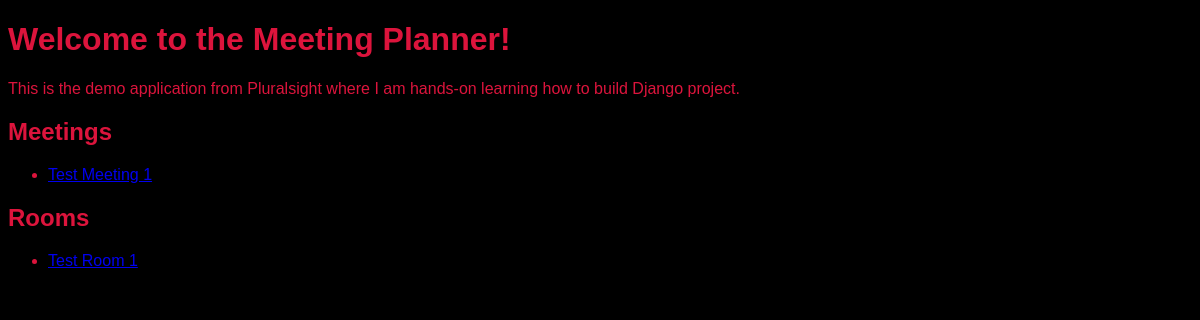
The app's page /, older data.
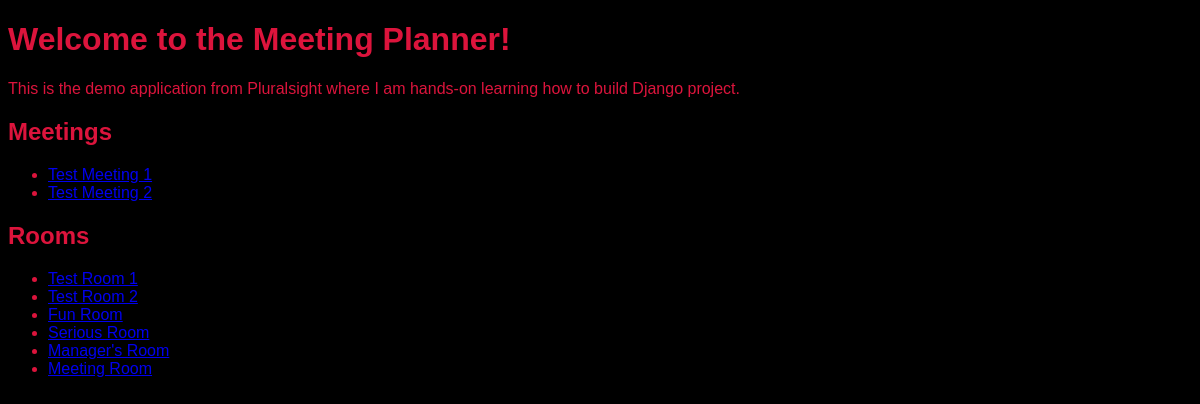
The same page, newer data.
### meetings/models.py (models this page shows, shortened)
class Meeting(models.Model):
    title = models.CharField(max_length=200)
    date = models.DateField()
    start_time = models.TimeField(default=time(9))
    duration = models.IntegerField(default=1)
    room = models.ForeignKey(Room, on_delete=models.CASCADE)

### room/models.py (models this page shows, shortened)
class Room(models.Model):
    name = models.CharField(max_length=100)
    floor_number = models.IntegerField()
    room_number = models.IntegerField()

### website/views.py (the view)
# urls.py: path('', welcome, name="welcome"),
def welcome(request):
    return render(request, "website/welcome.html", {"meetings": Meeting.objects.all(), "rooms": Room.objects.all()})

### website/templates/website/welcome.html (shortened to what this page needs)
{% extends "base.html" %}
{% block content %}
    <h1>Welcome to the Meeting Planner!</h1>
    <p>
        This is the demo application from Pluralsight where I am hands-on learning how to build Django project.
    </p>
    <h2>Meetings</h2>
    <ul>
        {% for meeting in meetings %}
            <li>
                <a href="{% url 'detail' meeting.id %}">
                    {{meeting.title}}
                </a>
            </li>
        {% endfor %}
    </ul>
    <h2>Rooms</h2>
    <ul>
        {% for room in rooms %}
            <li>
                <a href="{%url 'room_detail' room.id %}">
                    {{room.name}}
                </a>
            </li>
        {% endfor %}
    </ul>
{% endblock %}

Row changes from the older to the newer data that the page shows:
added Meeting: title "Test Meeting 2"
added Room: name "Test Room 2"
added Room: name "Fun Room"
added Room: name "Serious Room"
added Room: name "Manager's Room"
added Room: name "Meeting Room"
